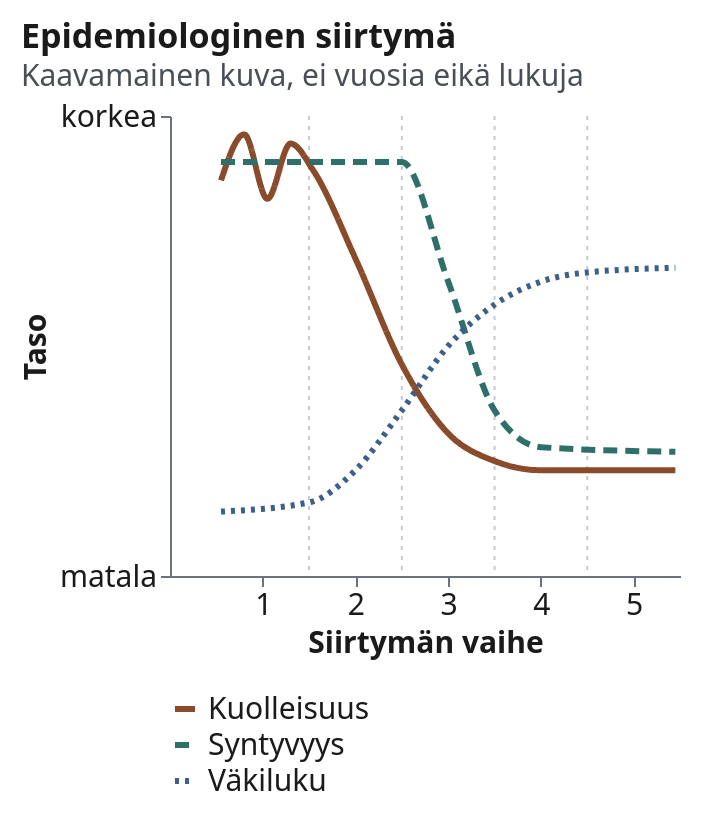

Source (Vega-Lite JSON):
### Vega-Lite specification from a JSON file in a GitHub repository (floating-point values rounded to 4 significant figures)
{"$schema": "https://vega.github.io/schema/vega-lite/v5.json", "description": "Kaavamainen kuva epidemiologisesta siirtymästä viidessä vaiheessa (te3-02, Opiskelijalle-osion taulukko ja K3 a). Itse tehty kaavamainen aineisto: ei vuosia, ei lukuja eikä mittausdataa. Kuolleisuus on vaiheessa 1 korkea ja vaihtelee, laskee vaiheessa 2 ja on matala vaiheista 3 alkaen. Syntyvyys pysyy korkeana vaiheissa 1-2, laskee vaiheessa 3 ja on matala vaiheissa 4-5. Väkiluku kasvaa nopeasti, kun kuolleisuus on laskenut mutta syntyvyys on vielä korkea, ja kasvu hidastuu myöhemmin.", "title": {"text": "Epidemiologinen siirtymä", "subtitle": "Kaavamainen kuva, ei vuosia eikä lukuja", "anchor": "start"}, "width": 255, "height": 230, "background": "#ffffff", "padding": 10, "layer": [{"data": {"values": [{"raja": 1.5}, {"raja": 2.5}, {"raja": 3.5}, {"raja": 4.5}]}, "mark": {"type": "rule", "color": "#c3cad4", "strokeDash": [2, 3], "aria": false}, "encoding": {"x": {"field": "raja", "type": "quantitative"}}}, {"data": {"values": [{"vaihe": 0.55, "kayra": "Kuolleisuus", "taso": 8.6}, {"vaihe": 0.8, "kayra": "Kuolleisuus", "taso": 9.6}, {"vaihe": 1.05, "kayra": "Kuolleisuus", "taso": 8.2}, {"vaihe": 1.3, "kayra": "Kuolleisuus", "taso": 9.4}, {"vaihe": 1.55, "kayra": "Kuolleisuus", "taso": 8.8}, {"vaihe": 2.0, "kayra": "Kuolleisuus", "taso": 6.9}, {"vaihe": 2.5, "kayra": "Kuolleisuus", "taso": 4.6}, {"vaihe": 3.0, "kayra": "Kuolleisuus", "taso": 3.1}, {"vaihe": 3.5, "kayra": "Kuolleisuus", "taso": 2.5}, {"vaihe": 4.0, "kayra": "Kuolleisuus", "taso": 2.3}, {"vaihe": 5.45, "kayra": "Kuolleisuus", "taso": 2.3}, {"vaihe": 0.55, "kayra": "Syntyvyys", "taso": 9.0}, {"vaihe": 2.5, "kayra": "Syntyvyys", "taso": 9.0}, {"vaihe": 3.0, "kayra": "Syntyvyys", "taso": 6.4}, {"vaihe": 3.5, "kayra": "Syntyvyys", "taso": 3.6}, {"vaihe": 4.0, "kayra": "Syntyvyys", "taso": 2.8}, {"vaihe": 5.45, "kayra": "Syntyvyys", "taso": 2.7}, {"vaihe": 0.55, "kayra": "Väkiluku", "taso": 1.4}, {"vaihe": 1.5, "kayra": "Väkiluku", "taso": 1.6}, {"vaihe": 2.0, "kayra": "Väkiluku", "taso": 2.3}, {"vaihe": 2.5, "kayra": "Väkiluku", "taso": 3.6}, {"vaihe": 3.0, "kayra": "Väkiluku", "taso": 5.0}, {"vaihe": 3.5, "kayra": "Väkiluku", "taso": 5.9}, {"vaihe": 4.0, "kayra": "Väkiluku", "taso": 6.4}, {"vaihe": 4.5, "kayra": "Väkiluku", "taso": 6.6}, {"vaihe": 5.45, "kayra": "Väkiluku", "taso": 6.7}]}, "mark": {"type": "line", "interpolate": "monotone", "strokeWidth": 3, "aria": false}, "encoding": {"x": {"field": "vaihe", "type": "quantitative", "scale": {"domain": [0.5, 5.5], "nice": false}, "axis": {"title": "Siirtymän vaihe", "values": [1, 2, 3, 4, 5], "format": "d", "grid": false, "aria": false}}, "y": {"field": "taso", "type": "quantitative", "scale": {"domain": [0, 10], "nice": false}, "axis": {"title": "Taso", "values": [0, 10], "labelExpr": "datum.value == 0 ? 'matala' : 'korkea'", "grid": false, "aria": false}}, "color": {"field": "kayra", "type": "nominal", "scale": {"domain": ["Kuolleisuus", "Syntyvyys", "Väkiluku"], "range": ["#8a4b2a", "#2f6f6a", "#3d5f8a"]}, "legend": {"title": null, "orient": "bottom", "direction": "vertical", "labelFontSize": 15, "symbolStrokeWidth": 3, "symbolType": "stroke", "aria": false}}, "strokeDash": {"field": "kayra", "type": "nominal", "scale": {"domain": ["Kuolleisuus", "Syntyvyys", "Väkiluku"], "range": [[1, 0], [7, 4], [2, 3]]}, "legend": null}, "order": {"field": "vaihe", "type": "quantitative"}}}], "config": {"aria": false, "font": "system-ui, -apple-system, Segoe UI, Roboto, Arial, sans-serif", "locale": {"number": {"decimal": ",", "thousands": " ", "grouping": [3], "currency": ["", " €"]}}, "axis": {"labelColor": "#1a1a1a", "titleColor": "#1a1a1a", "labelFontSize": 15, "titleFontSize": 15, "gridColor": "#d5dbe3", "domainColor": "#6b7280", "tickColor": "#6b7280"}, "legend": {"labelColor": "#1a1a1a", "labelLimit": 300}, "title": {"color": "#1a1a1a", "subtitleColor": "#4a4f57", "fontSize": 17, "subtitleFontSize": 15}, "view": {"stroke": null}}}
